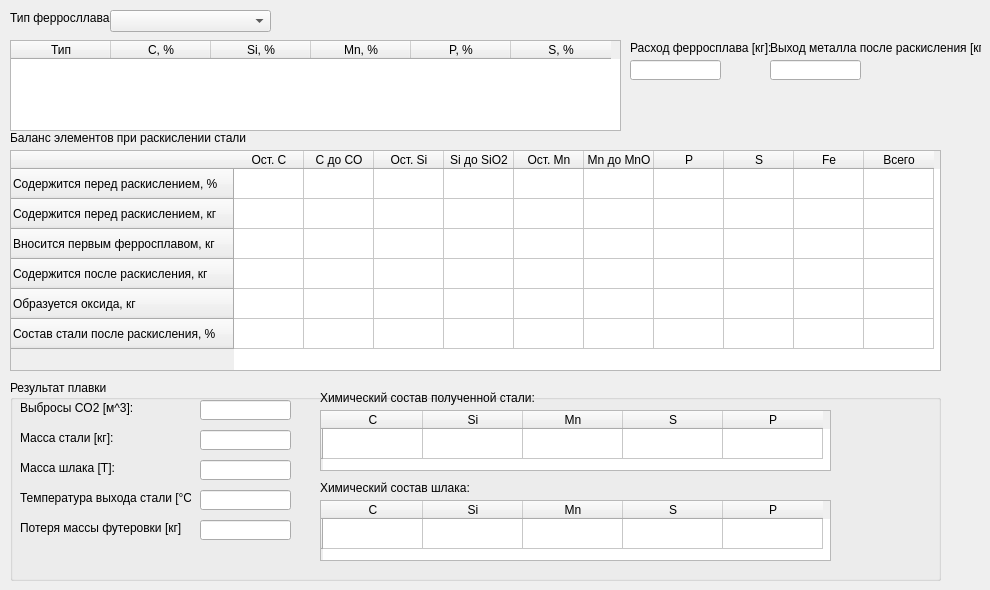
    <widget class="QWidget" name="tab_5">
     <attribute name="title">
      <string>Раскисление стали</string>
     </attribute>
     <widget class="QLabel" name="tip_ferrosplava_label_2">
      <property name="geometry">
       <rect>
        <x>10</x>
        <y>10</y>
        <width>101</width>
        <height>16</height>
       </rect>
      </property>
      <property name="text">
       <string>Тип ферросллава:</string>
      </property>
     </widget>
     <widget class="QLineEdit" name="vyhod_pervovo_metalla_posle_raskisleniya_line_edit_2">
      <property name="enabled">
       <bool>true</bool>
      </property>
      <property name="geometry">
       <rect>
        <x>770</x>
        <y>60</y>
        <width>91</width>
        <height>20</height>
       </rect>
      </property>
      <property name="readOnly">
       <bool>true</bool>
      </property>
     </widget>
     <widget class="QLabel" name="balans_pri_raskislenii_stali_label_2">
      <property name="geometry">
       <rect>
        <x>10</x>
        <y>130</y>
        <width>251</width>
        <height>16</height>
       </rect>
      </property>
      <property name="font">
       <font>
        <weight>50</weight>
        <bold>false</bold>
       </font>
      </property>
      <property name="text">
       <string>Баланс элементов при раскислении стали</string>
      </property>
     </widget>
     <widget class="QLabel" name="label_51">
      <property name="geometry">
       <rect>
        <x>770</x>
        <y>40</y>
        <width>211</width>
        <height>16</height>
       </rect>
      </property>
      <property name="text">
       <string>Выход металла после раскисления [кг]:</string>
      </property>
     </widget>
     <widget class="QComboBox" name="FeroType">
      <property name="geometry">
       <rect>
        <x>110</x>
        <y>10</y>
        <width>161</width>
        <height>22</height>
       </rect>
      </property>
      <property name="editable">
       <bool>false</bool>
      </property>
     </widget>
     <widget class="QLabel" name="label_52">
      <property name="geometry">
       <rect>
        <x>630</x>
        <y>40</y>
        <width>141</width>
        <height>16</height>
       </rect>
      </property>
      <property name="text">
       <string>Расход ферросплава [кг]:</string>
      </property>
     </widget>
     <widget class="QTableWidget" name="ChemEmission">
      <property name="enabled">
       <bool>true</bool>
      </property>
      <property name="geometry">
       <rect>
        <x>10</x>
        <y>40</y>
        <width>611</width>
        <height>91</height>
       </rect>
      </property>
      <property name="editTriggers">
       <set>QAbstractItemView::NoEditTriggers</set>
      </property>
      <property name="selectionBehavior">
       <enum>QAbstractItemView::SelectRows</enum>
      </property>
      <column>
       <property name="text">
        <string>Тип</string>
       </property>
      </column>
      <column>
       <property name="text">
        <string>C, %</string>
       </property>
      </column>
      <column>
       <property name="text">
        <string>Si, %</string>
       </property>
      </column>
      <column>
       <property name="text">
        <string>Mn, %</string>
       </property>
      </column>
      <column>
       <property name="text">
        <string>P, %</string>
       </property>
      </column>
      <column>
       <property name="text">
        <string>S, %</string>
       </property>
      </column>
     </widget>
     <widget class="QTableWidget" name="DeoxidationBalance">
      <property name="enabled">
       <bool>true</bool>
      </property>
      <property name="geometry">
       <rect>
        <x>10</x>
        <y>150</y>
        <width>931</width>
        <height>221</height>
       </rect>
      </property>
      <property name="editTriggers">
       <set>QAbstractItemView::NoEditTriggers</set>
      </property>
      <attribute name="horizontalHeaderDefaultSectionSize">
       <number>70</number>
      </attribute>
      <row>
       <property name="text">
        <string>Содержится перед раскислением, %</string>
       </property>
      </row>
      <row>
       <property name="text">
        <string>Содержится перед раскислением, кг</string>
       </property>
      </row>
      <row>
       <property name="text">
        <string>Вносится первым ферросплавом, кг</string>
       </property>
      </row>
      <row>
       <property name="text">
        <string>Содержится после раскисления, кг</string>
       </property>
      </row>
      <row>
       <property name="text">
        <string>Образуется оксида, кг</string>
       </property>
      </row>
      <row>
       <property name="text">
        <string>Состав стали после раскисления, %</string>
       </property>
      </row>
      <column>
       <property name="text">
        <string>Ост. C</string>
       </property>
      </column>
      <column>
       <property name="text">
        <string>C до CO</string>
       </property>
      </column>
      <column>
       <property name="text">
        <string>Ост. Si</string>
       </property>
      </column>
      <column>
       <property name="text">
        <string>Si до SiO2</string>
       </property>
      </column>
      <column>
       <property name="text">
        <string>Ост. Mn</string>
       </property>
      </column>
      <column>
       <property name="text">
        <string>Mn до MnO</string>
       </property>
      </column>
      <column>
       <property name="text">
        <string>P</string>
       </property>
      </column>
      <column>
       <property name="text">
        <string>S</string>
       </property>
      </column>
      <column>
       <property name="text">
        <string>Fe</string>
       </property>
      </column>
      <column>
       <property name="text">
        <string>Всего</string>
       </property>
      </column>
     </widget>
     <widget class="QLineEdit" name="rashod_pervovo_ferrosplava_line_edit_2">
      <property name="enabled">
       <bool>true</bool>
      </property>
      <property name="geometry">
       <rect>
        <x>630</x>
        <y>60</y>
        <width>91</width>
        <height>20</height>
       </rect>
      </property>
      <property name="readOnly">
       <bool>true</bool>
      </property>
     </widget>
     <widget class="QPushButton" name="RemoveFero">
      <property name="geometry">
       <rect>
        <x>320</x>
        <y>10</y>
        <width>31</width>
        <height>21</height>
       </rect>
      </property>
      <property name="text">
       <string/>
      </property>
      <property name="icon">
       <iconset>
        <normaloff>../Pictures/remove.ico</normaloff>../Pictures/remove.ico</iconset>
      </property>
      <property name="flat">
       <bool>true</bool>
      </property>
     </widget>
     <widget class="QPushButton" name="AddFero">
      <property name="geometry">
       <rect>
        <x>280</x>
        <y>10</y>
        <width>31</width>
        <height>21</height>
       </rect>
      </property>
      <property name="text">
       <string/>
      </property>
      <property name="icon">
       <iconset>
        <normaloff>../Pictures/add.ico</normaloff>../Pictures/add.ico</iconset>
      </property>
      <property name="flat">
       <bool>true</bool>
      </property>
     </widget>
     <widget class="QGroupBox" name="groupBox_12">
      <property name="geometry">
       <rect>
        <x>10</x>
        <y>380</y>
        <width>931</width>
        <height>201</height>
       </rect>
      </property>
      <property name="title">
       <string>Результат плавки</string>
      </property>
      <widget class="QTableWidget" name="SteelChemResult">
       <property name="enabled">
        <bool>true</bool>
       </property>
       <property name="geometry">
        <rect>
         <x>310</x>
         <y>30</y>
         <width>511</width>
         <height>61</height>
        </rect>
       </property>
       <row>
        <property name="text">
         <string/>
        </property>
       </row>
       <column>
        <property name="text">
         <string>C</string>
        </property>
       </column>
       <column>
        <property name="text">
         <string>Si</string>
        </property>
       </column>
       <column>
        <property name="text">
         <string>Mn</string>
        </property>
       </column>
       <column>
        <property name="text">
         <string>S</string>
        </property>
       </column>
       <column>
        <property name="text">
         <string>P</string>
        </property>
       </column>
      </widget>
      <widget class="QLabel" name="himicheskii_sostav_poluchennoi_stali_label_2">
       <property name="geometry">
        <rect>
         <x>310</x>
         <y>10</y>
         <width>221</width>
         <height>16</height>
        </rect>
       </property>
       <property name="font">
        <font>
         <weight>50</weight>
         <bold>false</bold>
        </font>
       </property>
       <property name="text">
        <string>Химический состав полученной стали:</string>
       </property>
      </widget>
      <widget class="QLineEdit" name="CO2ThrowRes">
       <property name="enabled">
        <bool>true</bool>
       </property>
       <property name="geometry">
        <rect>
         <x>190</x>
         <y>20</y>
         <width>91</width>
         <height>20</height>
        </rect>
       </property>
       <property name="readOnly">
        <bool>true</bool>
       </property>
      </widget>
      <widget class="QLineEdit" name="SlagWeightRes">
       <property name="enabled">
        <bool>true</bool>
       </property>
       <property name="geometry">
        <rect>
         <x>190</x>
         <y>80</y>
         <width>91</width>
         <height>20</height>
        </rect>
       </property>
       <property name="readOnly">
        <bool>true</bool>
       </property>
      </widget>
      <widget class="QLabel" name="label_43">
       <property name="geometry">
        <rect>
         <x>10</x>
         <y>20</y>
         <width>181</width>
         <height>16</height>
        </rect>
       </property>
       <property name="text">
        <string>Выбросы CO2 [м^3]:</string>
       </property>
      </widget>
      <widget class="QLabel" name="label_44">
       <property name="geometry">
        <rect>
         <x>10</x>
         <y>50</y>
         <width>171</width>
         <height>16</height>
        </rect>
       </property>
       <property name="text">
        <string>Масса стали [кг]:</string>
       </property>
      </widget>
      <widget class="QLineEdit" name="SteelWeightRes">
       <property name="enabled">
        <bool>true</bool>
       </property>
       <property name="geometry">
        <rect>
         <x>190</x>
         <y>50</y>
         <width>91</width>
         <height>20</height>
        </rect>
       </property>
       <property name="readOnly">
        <bool>true</bool>
       </property>
      </widget>
      <widget class="QLabel" name="label_45">
       <property name="geometry">
        <rect>
         <x>10</x>
         <y>80</y>
         <width>171</width>
         <height>16</height>
        </rect>
       </property>
       <property name="text">
        <string>Масса шлака [Т]:</string>
       </property>
      </widget>
      <widget class="QLabel" name="label_46">
       <property name="geometry">
        <rect>
         <x>10</x>
         <y>140</y>
         <width>161</width>
         <height>16</height>
        </rect>
       </property>
       <property name="text">
        <string>Потеря массы футеровки [кг]:</string>
       </property>
      </widget>
      <widget class="QLineEdit" name="LiningWeightLoss">
       <property name="enabled">
        <bool>true</bool>
       </property>
       <property name="geometry">
        <rect>
         <x>190</x>
         <y>140</y>
         <width>91</width>
         <height>20</height>
        </rect>
       </property>
       <property name="text">
        <string/>
       </property>
       <property name="readOnly">
        <bool>true</bool>
       </property>
      </widget>
      <widget class="QLabel" name="label_47">
       <property name="geometry">
        <rect>
         <x>10</x>
         <y>110</y>
         <width>171</width>
         <height>16</height>
        </rect>
       </property>
       <property name="text">
        <string>Температура выхода стали [°C]:</string>
       </property>
      </widget>
      <widget class="QLineEdit" name="resultSteelTemperature">
       <property name="enabled">
        <bool>true</bool>
       </property>
       <property name="geometry">
        <rect>
         <x>190</x>
         <y>110</y>
         <width>91</width>
         <height>20</height>
        </rect>
       </property>
       <property name="readOnly">
        <bool>true</bool>
       </property>
      </widget>
      <widget class="QPushButton" name="SteelDeoxidationCalc">
       <property name="enabled">
        <bool>true</bool>
       </property>
       <property name="geometry">
        <rect>
         <x>870</x>
         <y>40</y>
         <width>51</width>
         <height>61</height>
        </rect>
       </property>
       <property name="text">
        <string/>
       </property>
       <property name="icon">
        <iconset>
         <normaloff>../Pictures/calculate.ico</normaloff>../Pictures/calculate.ico</iconset>
       </property>
       <property name="iconSize">
        <size>
         <width>48</width>
         <height>48</height>
        </size>
       </property>
       <property name="flat">
        <bool>true</bool>
       </property>
      </widget>
      <widget class="QTableWidget" name="SlagChemResult">
       <property name="enabled">
        <bool>true</bool>
       </property>
       <property name="geometry">
        <rect>
         <x>310</x>
         <y>120</y>
         <width>511</width>
         <height>61</height>
        </rect>
       </property>
       <row>
        <property name="text">
         <string/>
        </property>
       </row>
       <column>
        <property name="text">
         <string>C</string>
        </property>
       </column>
       <column>
        <property name="text">
         <string>Si</string>
        </property>
       </column>
       <column>
        <property name="text">
         <string>Mn</string>
        </property>
       </column>
       <column>
        <property name="text">
         <string>S</string>
        </property>
       </column>
       <column>
        <property name="text">
         <string>P</string>
        </property>
       </column>
      </widget>
      <widget class="QLabel" name="himicheskii_sostav_poluchennoi_stali_label_3">
       <property name="geometry">
        <rect>
         <x>310</x>
         <y>100</y>
         <width>221</width>
         <height>16</height>
        </rect>
       </property>
       <property name="font">
        <font>
         <weight>50</weight>
         <bold>false</bold>
        </font>
       </property>
       <property name="text">
        <string>Химический состав шлака:</string>
       </property>
      </widget>
     </widget>
    </widget>
